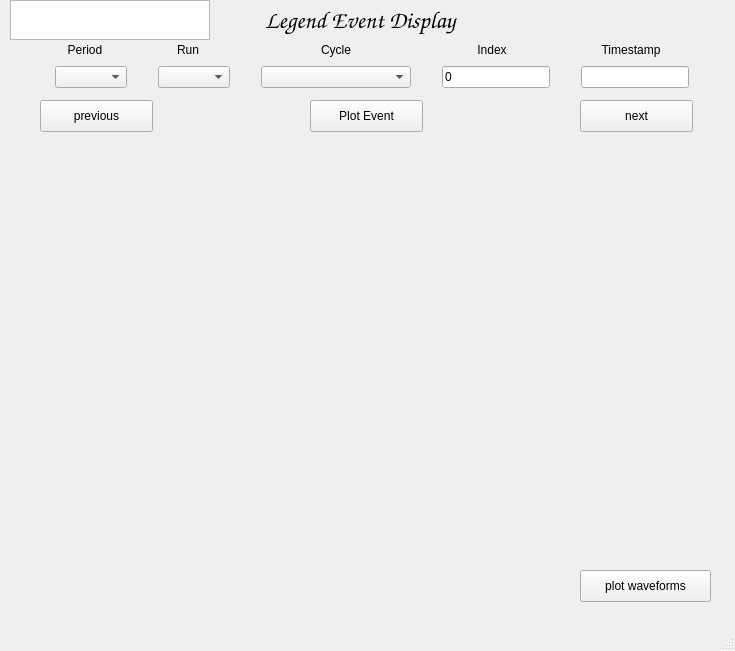
<?xml version="1.0" encoding="UTF-8"?>
<ui version="4.0">
 <class>MainWindow</class>
 <widget class="QMainWindow" name="MainWindow">
  <property name="geometry">
   <rect>
    <x>0</x>
    <y>0</y>
    <width>735</width>
    <height>651</height>
   </rect>
  </property>
  <property name="windowTitle">
   <string>MainWindow</string>
  </property>
  <widget class="QWidget" name="centralwidget">
   <widget class="QLabel" name="label">
    <property name="geometry">
     <rect>
      <x>260</x>
      <y>0</y>
      <width>200</width>
      <height>40</height>
     </rect>
    </property>
    <property name="sizePolicy">
     <sizepolicy hsizetype="Fixed" vsizetype="Fixed">
      <horstretch>0</horstretch>
      <verstretch>0</verstretch>
     </sizepolicy>
    </property>
    <property name="minimumSize">
     <size>
      <width>200</width>
      <height>40</height>
     </size>
    </property>
    <property name="font">
     <font>
      <family>Comic Sans MS</family>
      <pointsize>18</pointsize>
     </font>
    </property>
    <property name="text">
     <string>Legend Event Display</string>
    </property>
    <property name="alignment">
     <set>Qt::AlignCenter</set>
    </property>
   </widget>
   <widget class="QGraphicsView" name="graphicsView">
    <property name="geometry">
     <rect>
      <x>10</x>
      <y>0</y>
      <width>200</width>
      <height>40</height>
     </rect>
    </property>
    <property name="sizePolicy">
     <sizepolicy hsizetype="Fixed" vsizetype="Fixed">
      <horstretch>0</horstretch>
      <verstretch>0</verstretch>
     </sizepolicy>
    </property>
    <property name="minimumSize">
     <size>
      <width>200</width>
      <height>40</height>
     </size>
    </property>
   </widget>
   <widget class="QPushButton" name="plot_waveforms">
    <property name="enabled">
     <bool>true</bool>
    </property>
    <property name="geometry">
     <rect>
      <x>580</x>
      <y>570</y>
      <width>131</width>
      <height>32</height>
     </rect>
    </property>
    <property name="sizePolicy">
     <sizepolicy hsizetype="Minimum" vsizetype="Expanding">
      <horstretch>0</horstretch>
      <verstretch>0</verstretch>
     </sizepolicy>
    </property>
    <property name="text">
     <string>plot waveforms</string>
    </property>
   </widget>
   <widget class="QWidget" name="layoutWidget">
    <property name="geometry">
     <rect>
      <x>30</x>
      <y>40</y>
      <width>684</width>
      <height>52</height>
     </rect>
    </property>
    <property name="sizePolicy">
     <sizepolicy hsizetype="Fixed" vsizetype="Fixed">
      <horstretch>0</horstretch>
      <verstretch>0</verstretch>
     </sizepolicy>
    </property>
    <layout class="QGridLayout" name="gridLayout">
     <item row="0" column="0">
      <widget class="QLabel" name="label_2">
       <property name="sizePolicy">
        <sizepolicy hsizetype="Fixed" vsizetype="Fixed">
         <horstretch>0</horstretch>
         <verstretch>0</verstretch>
        </sizepolicy>
       </property>
       <property name="minimumSize">
        <size>
         <width>60</width>
         <height>10</height>
        </size>
       </property>
       <property name="text">
        <string>Period</string>
       </property>
       <property name="alignment">
        <set>Qt::AlignCenter</set>
       </property>
      </widget>
     </item>
     <item row="0" column="1">
      <widget class="QLabel" name="label_3">
       <property name="sizePolicy">
        <sizepolicy hsizetype="Fixed" vsizetype="Fixed">
         <horstretch>0</horstretch>
         <verstretch>0</verstretch>
        </sizepolicy>
       </property>
       <property name="minimumSize">
        <size>
         <width>60</width>
         <height>10</height>
        </size>
       </property>
       <property name="text">
        <string>Run</string>
       </property>
       <property name="alignment">
        <set>Qt::AlignCenter</set>
       </property>
      </widget>
     </item>
     <item row="0" column="2">
      <widget class="QLabel" name="label_4">
       <property name="sizePolicy">
        <sizepolicy hsizetype="Fixed" vsizetype="Fixed">
         <horstretch>0</horstretch>
         <verstretch>0</verstretch>
        </sizepolicy>
       </property>
       <property name="minimumSize">
        <size>
         <width>150</width>
         <height>10</height>
        </size>
       </property>
       <property name="text">
        <string>Cycle</string>
       </property>
       <property name="alignment">
        <set>Qt::AlignCenter</set>
       </property>
      </widget>
     </item>
     <item row="0" column="3">
      <widget class="QLabel" name="label_5">
       <property name="sizePolicy">
        <sizepolicy hsizetype="Fixed" vsizetype="Fixed">
         <horstretch>0</horstretch>
         <verstretch>0</verstretch>
        </sizepolicy>
       </property>
       <property name="minimumSize">
        <size>
         <width>100</width>
         <height>10</height>
        </size>
       </property>
       <property name="text">
        <string>Index</string>
       </property>
       <property name="alignment">
        <set>Qt::AlignCenter</set>
       </property>
      </widget>
     </item>
     <item row="0" column="4">
      <widget class="QLabel" name="label_6">
       <property name="sizePolicy">
        <sizepolicy hsizetype="Fixed" vsizetype="Fixed">
         <horstretch>0</horstretch>
         <verstretch>0</verstretch>
        </sizepolicy>
       </property>
       <property name="minimumSize">
        <size>
         <width>100</width>
         <height>10</height>
        </size>
       </property>
       <property name="text">
        <string>Timestamp</string>
       </property>
       <property name="alignment">
        <set>Qt::AlignCenter</set>
       </property>
      </widget>
     </item>
     <item row="1" column="0">
      <widget class="QComboBox" name="period_select">
       <property name="sizePolicy">
        <sizepolicy hsizetype="Fixed" vsizetype="Fixed">
         <horstretch>0</horstretch>
         <verstretch>0</verstretch>
        </sizepolicy>
       </property>
       <property name="minimumSize">
        <size>
         <width>60</width>
         <height>10</height>
        </size>
       </property>
       <property name="currentText">
        <string/>
       </property>
      </widget>
     </item>
     <item row="1" column="1">
      <widget class="QComboBox" name="run_select">
       <property name="sizePolicy">
        <sizepolicy hsizetype="Fixed" vsizetype="Fixed">
         <horstretch>0</horstretch>
         <verstretch>0</verstretch>
        </sizepolicy>
       </property>
       <property name="minimumSize">
        <size>
         <width>60</width>
         <height>10</height>
        </size>
       </property>
      </widget>
     </item>
     <item row="1" column="2">
      <widget class="QComboBox" name="cycle_select">
       <property name="sizePolicy">
        <sizepolicy hsizetype="Fixed" vsizetype="Fixed">
         <horstretch>0</horstretch>
         <verstretch>0</verstretch>
        </sizepolicy>
       </property>
       <property name="minimumSize">
        <size>
         <width>150</width>
         <height>10</height>
        </size>
       </property>
      </widget>
     </item>
     <item row="1" column="3">
      <widget class="QLineEdit" name="index_choose">
       <property name="sizePolicy">
        <sizepolicy hsizetype="Fixed" vsizetype="Fixed">
         <horstretch>0</horstretch>
         <verstretch>0</verstretch>
        </sizepolicy>
       </property>
       <property name="minimumSize">
        <size>
         <width>50</width>
         <height>10</height>
        </size>
       </property>
       <property name="text">
        <string>0</string>
       </property>
      </widget>
     </item>
     <item row="1" column="4">
      <widget class="QLineEdit" name="timestamp_choose">
       <property name="sizePolicy">
        <sizepolicy hsizetype="Fixed" vsizetype="Fixed">
         <horstretch>0</horstretch>
         <verstretch>0</verstretch>
        </sizepolicy>
       </property>
       <property name="minimumSize">
        <size>
         <width>50</width>
         <height>10</height>
        </size>
       </property>
      </widget>
     </item>
    </layout>
   </widget>
   <widget class="QWidget" name="verticalLayoutWidget">
    <property name="geometry">
     <rect>
      <x>29</x>
      <y>140</y>
      <width>681</width>
      <height>431</height>
     </rect>
    </property>
    <layout class="QVBoxLayout" name="plot"/>
   </widget>
   <widget class="QPushButton" name="plot_event">
    <property name="geometry">
     <rect>
      <x>310</x>
      <y>100</y>
      <width>113</width>
      <height>32</height>
     </rect>
    </property>
    <property name="text">
     <string>Plot Event</string>
    </property>
   </widget>
   <widget class="QPushButton" name="previous_event">
    <property name="geometry">
     <rect>
      <x>40</x>
      <y>100</y>
      <width>113</width>
      <height>32</height>
     </rect>
    </property>
    <property name="text">
     <string>previous</string>
    </property>
   </widget>
   <widget class="QPushButton" name="next_event">
    <property name="geometry">
     <rect>
      <x>580</x>
      <y>100</y>
      <width>113</width>
      <height>32</height>
     </rect>
    </property>
    <property name="text">
     <string>next</string>
    </property>
   </widget>
  </widget>
  <widget class="QMenuBar" name="menubar">
   <property name="geometry">
    <rect>
     <x>0</x>
     <y>0</y>
     <width>735</width>
     <height>24</height>
    </rect>
   </property>
  </widget>
  <widget class="QStatusBar" name="statusbar"/>
 </widget>
 <resources/>
 <connections/>
</ui>
